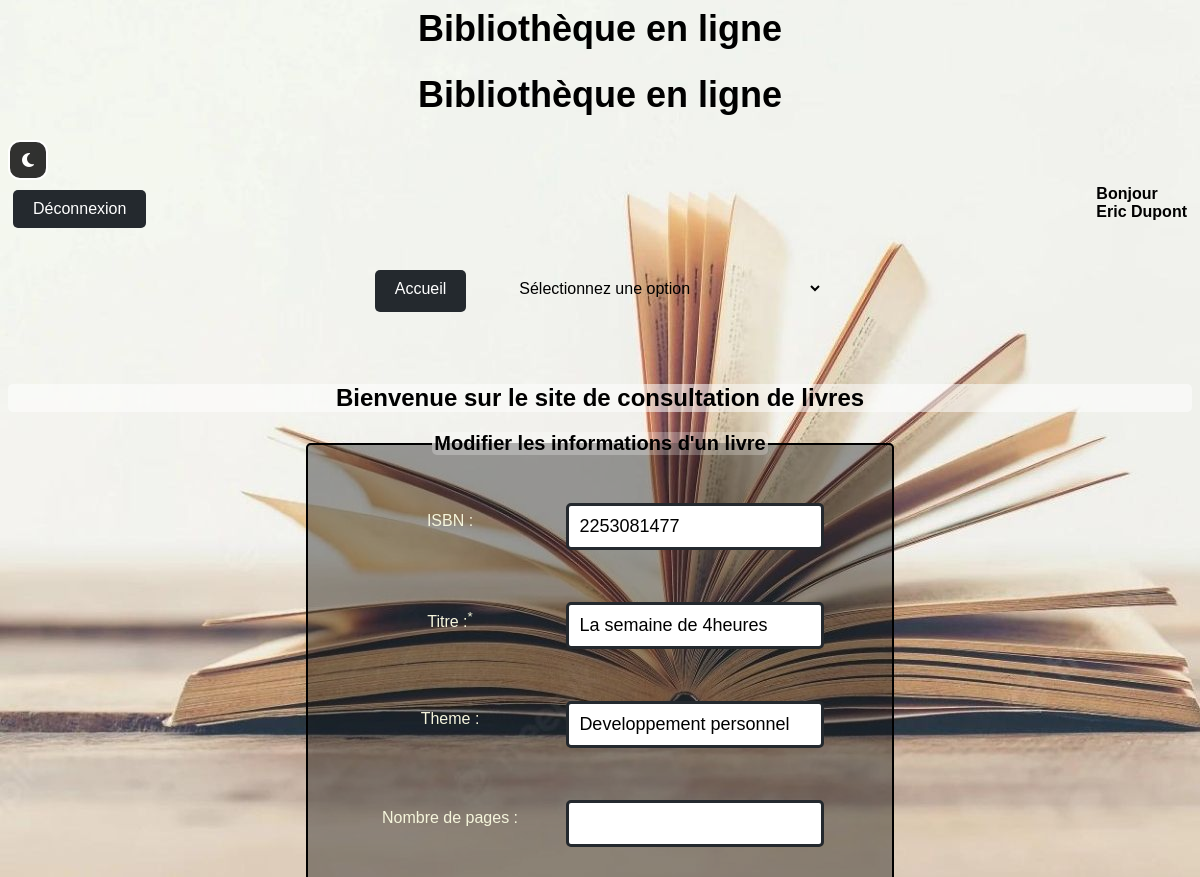
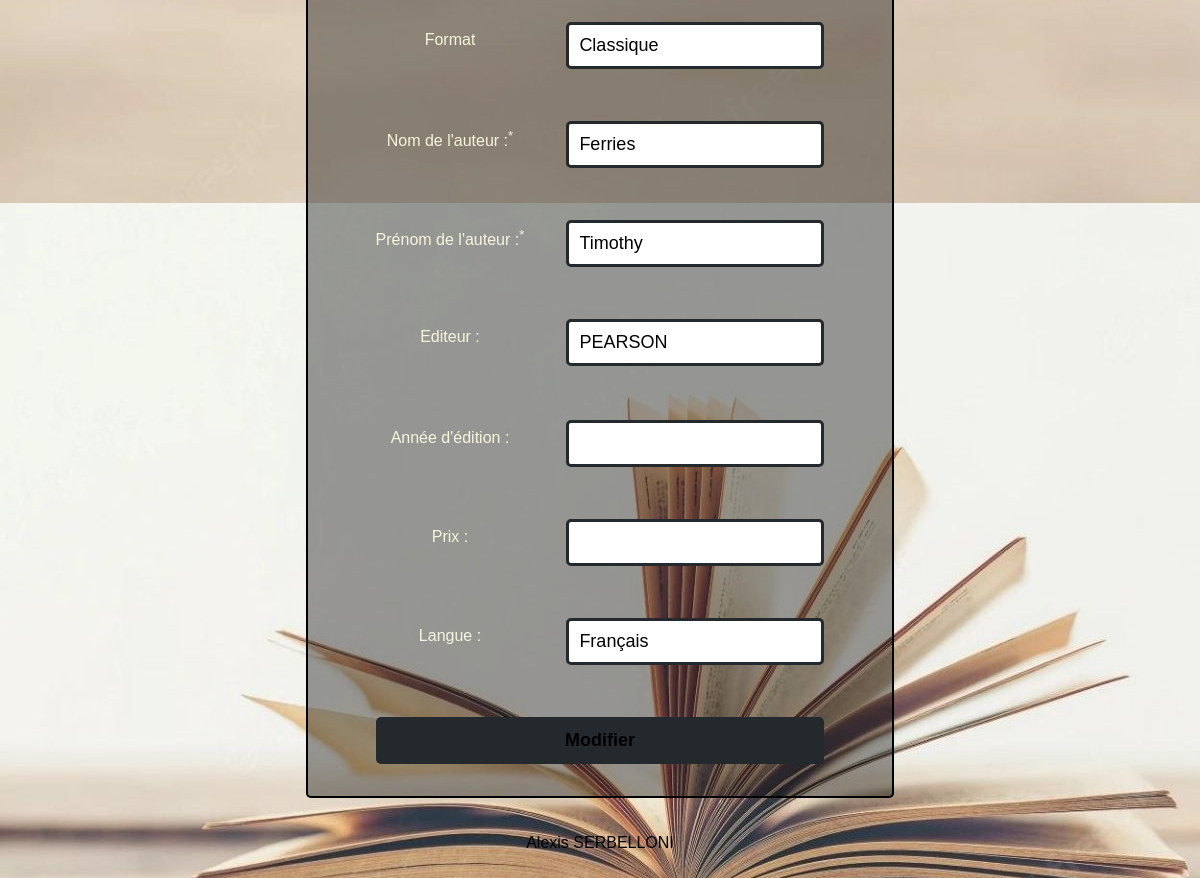
The page /modifierLigne.php?id=5 (signed in) on the database its author committed (2 pictures, top to bottom).
### tables this page shows
CREATE TABLE `livre` (
  `id` int(11) NOT NULL,
  `isbn` varchar(15) NOT NULL,
  `titre` varchar(80) NOT NULL,
  `theme` varchar(80) NOT NULL,
  `nombreDePage` varchar(150) NOT NULL,
  `format` varchar(80) NOT NULL,
  `nomAuteur` varchar(80) NOT NULL,
  `prenomAuteur` varchar(80) NOT NULL,
  `editeur` varchar(80) NOT NULL,
  `anneeEdition` varchar(80) NOT NULL,
  `prix` decimal(6,0) NOT NULL,
  `langue` varchar(80) NOT NULL
);

### modifierLigne.php (the view, shortened to what this page needs)
<!DOCTYPE html>
<html lang="en">
<head>
    <link rel="stylesheet" href="style.css">
    <link rel="stylesheet" href="styledark.css">
    <link rel="stylesheet" href="https://cdnjs.cloudflare.com/ajax/libs/font-awesome/6.2.1/css/all.min.css" />
</head>
<body class="light">
    <h1>Bibliothèque en ligne</h1>
<?php include "acceuil.php";
        $connex = mysqli_connect('localhost', 'root', '', 'bibliotheque');
        $id = $_GET['id'];
        $query = "SELECT * FROM livre WHERE id = '$id'";
        $result = mysqli_query($connex, $query);
        $row = mysqli_fetch_array($result);
        ?>
    <form action="traitmodifierLigne.php?id=<?= $id; ?>" method="post">
        <fieldset>
            <legend id="legend"><b>Modifier les informations d'un livre</b></legend>
            <table>
                <tr>
                    <td>
                        <label for="isbn">ISBN :</label>
                    </td>
                    <td>
                        <input type="text" name="isbn" id="isbn" value="<?= $row['isbn'] ?>">
                    </td>
                </tr>
                <tr>
                    <td>
                        <label for="titre">Titre :<sup>*</sup></label>
                    </td>
                    <td>
                        <input type="text" name="titre" id="titre" value="<?= $row['titre'] ?>">
                    </td>
                </tr>
                <tr>
                    <td>
                        <label for="theme">Theme :</label>
                    </td>
                    <td>
                        <input type="text" name="theme" id="theme" value="<?= $row['theme'] ?>">
                    </td>
                </tr>
                <tr>
                    <td>
                        <label for="nbPage">Nombre de pages :</label>
                    </td>
                    <td>
                        <input type="text" name="nbPage" id="nbPage" <?= $row['nombreDePage'] ?>>
                    </td>
                </tr>
                <tr>
                    <td>
                        <label for="format">Format
                    </td>
                    <td>
                        <input type="text" name="format" id="format" value="<?= $row['format'] ?>">
                    </td>
                </tr>
                <tr>
                    <td>
                        <label for="nomAuteur">Nom de l'auteur :<sup>*</sup></label>
                    </td>
                    <td>
                        <input type="text" name="nomAuteur" id="nomAuteur" value="<?= $row['nomAuteur'] ?>">
                    </td>
                </tr>
                <tr>
                    <td>
                        <label for="prenomAuteur">Prénom de l'auteur :<sup>*</sup></label>
                    </td>
                    <td>
                        <input type="text" name="prenomAuteur" id="prenomAuteur" value="<?= $row['prenomAuteur'] ?>">
                    </td>
                </tr>
                <tr>
                    <td>
                        <label for="editeur">Editeur :</label>
                    </td>
                    <td>
                        <input type="text" name="editeur" id="editeur" value="<?= $row['editeur'] ?>">
                    </td>
                </tr>
                <tr>
                <tr>
                    <td>
                        <label for="anneeEdition">Année d'édition :</label>
                    </td>
                    <td>
                        <input type="text" name="anneeEdition" id="anneeEdition" <?= $row['anneeEdition'] ?>>
                    </td>
                </tr>
                <tr>
                    <td>
                        <label for="prix">Prix :</label>
                    </td>
                    <td>
                        <input type="text" name="prix" id="prix" <?= $row['prix'] ?>>
                    </td>
                </tr>
                <tr>
                    <td>
                        <label for="langue">Langue : </label>
                    </td>
                    <td>
                        <input type="text" name="langue" id="langue" value="<?= $row['langue'] ?>">
                    </td>
                </tr>
                <tr>
                    <td colspan="2" align="center">
                        <input type="submit" value="Modifier" id="submit">
                    </td>
                </tr>
            </table>
        </fieldset>
    </form>
<?php include "footer.php" ?>
</body>
</html>

### style.css (style rules this page uses)
* { box-sizing: border-box; }
body { background: url(./css/img/9.jpg) no-repeat center center fixed; background-size: cover; font-family: Arial, Helvetica, sans-serif; font-family: Arial, sans-serif; background-color: beige; color: cream; }
h1 { text-align: center; margin-top: 5px; }
table { margin: 0 auto; }
fieldset { background-color: rgba(0, 0, 0, 0.386); border-radius: 5px; border: 2px solid black; }
legend { color: #000000; font-size: 20px; background-color: rgba(255, 255, 255, 0.256); border-radius: 5px; }
input[type="submit"] { border-radius: 5px; padding: 5px; margin-top: 5px; border: none; font-weight: bold; }
label { color: beige; }
table { margin-top: 10px; }
form { width: 50%; margin: 0 auto; min-width: 30%; text-align: center; }
input[type="text"], input[type="submit"] { padding: 10px; font-size: 18px; border-radius: 5px; border: 1px solid lightgray; margin-top: 10px; transition: 0.3s ease-in-out; }
input[type="submit"] { background-color: lightgray; color: white; width: 120px; }
#legend { font-size: 20px; }

### styledark.css (style rules this page uses)
body.dark input[type="text"], input[type="password"], input[type="submit"], input[type="mail"] { color: black; }

### styleIndex.css (style rules this page uses)
body { background: url(./Css/img/9.jpg); }
h1 { text-align: center; font-size: 36px; }
td { padding: 20px; }
input[type="text"], input[type="password"], input[type="submit"], input[type="mail"] { width: 100%; padding: 10px; border-radius: 5px; border: 3px solid #24292e; font-size: 18px; transition: all 0.3s ease-in-out; }
input[type="submit"] { background-color: #24292e; color: #fff; cursor: pointer; }

### rows shown on the page
livre: isbn "2253081477", titre "La semaine de 4heures", theme "Developpement personnel", format "Classique", nomAuteur "Ferries", prenomAuteur "Timothy", editeur "PEARSON", langue "Français"

### other values the page prints
$_SESSION['prenom'] "Eric"
$_SESSION['nom'] "Dupont"
